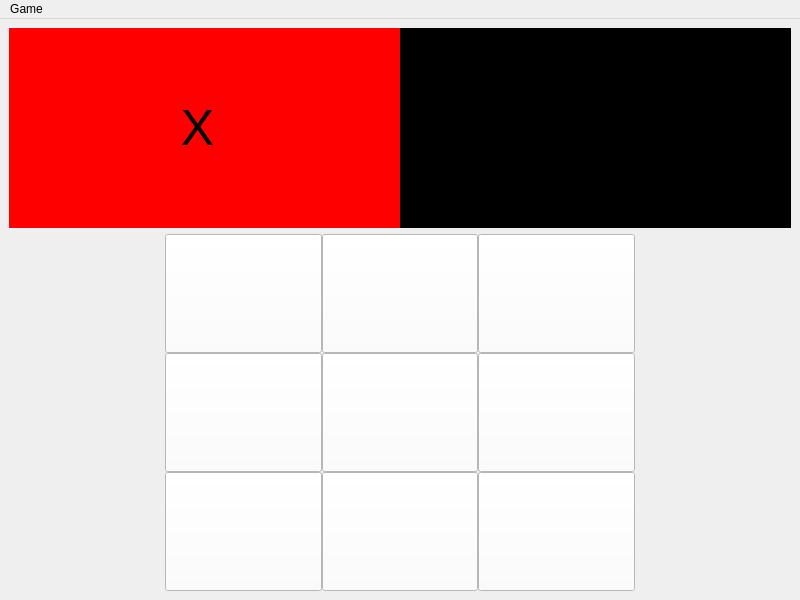
<?xml version="1.0" encoding="UTF-8"?>
<ui version="4.0">
 <class>tictactoe</class>
 <widget class="QMainWindow" name="tictactoe">
  <property name="geometry">
   <rect>
    <x>0</x>
    <y>0</y>
    <width>800</width>
    <height>600</height>
   </rect>
  </property>
  <property name="windowTitle">
   <string>tictactoe</string>
  </property>
  <widget class="QWidget" name="centralwidget">
   <layout class="QVBoxLayout" name="verticalLayout">
    <item>
     <layout class="QHBoxLayout" name="horizontalLayout_4">
      <property name="spacing">
       <number>0</number>
      </property>
      <property name="sizeConstraint">
       <enum>QLayout::SetMinimumSize</enum>
      </property>
      <item>
       <widget class="QLabel" name="X_Turn">
        <property name="sizePolicy">
         <sizepolicy hsizetype="Expanding" vsizetype="Fixed">
          <horstretch>0</horstretch>
          <verstretch>0</verstretch>
         </sizepolicy>
        </property>
        <property name="minimumSize">
         <size>
          <width>200</width>
          <height>200</height>
         </size>
        </property>
        <property name="styleSheet">
         <string notr="true">background-color: red;
color: black;
font-size: 50px;</string>
        </property>
        <property name="text">
         <string>X </string>
        </property>
        <property name="textFormat">
         <enum>Qt::RichText</enum>
        </property>
        <property name="alignment">
         <set>Qt::AlignCenter</set>
        </property>
        <property name="textInteractionFlags">
         <set>Qt::NoTextInteraction</set>
        </property>
       </widget>
      </item>
      <item>
       <widget class="QLabel" name="O_Turn">
        <property name="sizePolicy">
         <sizepolicy hsizetype="Expanding" vsizetype="Fixed">
          <horstretch>0</horstretch>
          <verstretch>0</verstretch>
         </sizepolicy>
        </property>
        <property name="minimumSize">
         <size>
          <width>200</width>
          <height>200</height>
         </size>
        </property>
        <property name="autoFillBackground">
         <bool>false</bool>
        </property>
        <property name="styleSheet">
         <string notr="true">background-color:black;
color: black;
font-size: 50px;</string>
        </property>
        <property name="text">
         <string>O</string>
        </property>
        <property name="textFormat">
         <enum>Qt::RichText</enum>
        </property>
        <property name="alignment">
         <set>Qt::AlignCenter</set>
        </property>
        <property name="textInteractionFlags">
         <set>Qt::NoTextInteraction</set>
        </property>
       </widget>
      </item>
     </layout>
    </item>
    <item>
     <layout class="QGridLayout" name="gridLayout">
      <property name="sizeConstraint">
       <enum>QLayout::SetFixedSize</enum>
      </property>
      <property name="spacing">
       <number>0</number>
      </property>
      <item row="1" column="1">
       <widget class="QPushButton" name="a2_Button">
        <property name="sizePolicy">
         <sizepolicy hsizetype="MinimumExpanding" vsizetype="MinimumExpanding">
          <horstretch>0</horstretch>
          <verstretch>0</verstretch>
         </sizepolicy>
        </property>
        <property name="styleSheet">
         <string notr="true">background-color: white;
font-size: 50px</string>
        </property>
        <property name="text">
         <string> </string>
        </property>
       </widget>
      </item>
      <item row="0" column="3">
       <widget class="QPushButton" name="c3_Button">
        <property name="sizePolicy">
         <sizepolicy hsizetype="MinimumExpanding" vsizetype="MinimumExpanding">
          <horstretch>0</horstretch>
          <verstretch>0</verstretch>
         </sizepolicy>
        </property>
        <property name="styleSheet">
         <string notr="true">background-color: white;
font-size: 50px</string>
        </property>
        <property name="text">
         <string> </string>
        </property>
       </widget>
      </item>
      <item row="1" column="3">
       <widget class="QPushButton" name="c2_Button">
        <property name="sizePolicy">
         <sizepolicy hsizetype="MinimumExpanding" vsizetype="MinimumExpanding">
          <horstretch>0</horstretch>
          <verstretch>0</verstretch>
         </sizepolicy>
        </property>
        <property name="minimumSize">
         <size>
          <width>0</width>
          <height>0</height>
         </size>
        </property>
        <property name="styleSheet">
         <string notr="true">background-color: white;
font-size: 50px</string>
        </property>
        <property name="text">
         <string> </string>
        </property>
       </widget>
      </item>
      <item row="2" column="3">
       <widget class="QPushButton" name="c1_Button">
        <property name="sizePolicy">
         <sizepolicy hsizetype="MinimumExpanding" vsizetype="MinimumExpanding">
          <horstretch>0</horstretch>
          <verstretch>0</verstretch>
         </sizepolicy>
        </property>
        <property name="styleSheet">
         <string notr="true">background-color: white;
font-size: 50px</string>
        </property>
        <property name="text">
         <string> </string>
        </property>
        <property name="iconSize">
         <size>
          <width>50</width>
          <height>50</height>
         </size>
        </property>
        <property name="checkable">
         <bool>false</bool>
        </property>
        <property name="checked">
         <bool>false</bool>
        </property>
       </widget>
      </item>
      <item row="2" column="1">
       <widget class="QPushButton" name="a1_Button">
        <property name="sizePolicy">
         <sizepolicy hsizetype="MinimumExpanding" vsizetype="MinimumExpanding">
          <horstretch>0</horstretch>
          <verstretch>0</verstretch>
         </sizepolicy>
        </property>
        <property name="styleSheet">
         <string notr="true">background-color: white;
font-size: 50px</string>
        </property>
        <property name="text">
         <string> </string>
        </property>
       </widget>
      </item>
      <item row="0" column="1">
       <widget class="QPushButton" name="a3_Button">
        <property name="sizePolicy">
         <sizepolicy hsizetype="MinimumExpanding" vsizetype="MinimumExpanding">
          <horstretch>0</horstretch>
          <verstretch>0</verstretch>
         </sizepolicy>
        </property>
        <property name="styleSheet">
         <string notr="true">background-color: white;
font-size: 50px</string>
        </property>
        <property name="text">
         <string notr="true"> </string>
        </property>
       </widget>
      </item>
      <item row="0" column="2">
       <widget class="QPushButton" name="b3_Button">
        <property name="sizePolicy">
         <sizepolicy hsizetype="MinimumExpanding" vsizetype="MinimumExpanding">
          <horstretch>0</horstretch>
          <verstretch>0</verstretch>
         </sizepolicy>
        </property>
        <property name="styleSheet">
         <string notr="true">background-color: white;
font-size: 50px</string>
        </property>
        <property name="text">
         <string> </string>
        </property>
       </widget>
      </item>
      <item row="1" column="2">
       <widget class="QPushButton" name="b2_Button">
        <property name="sizePolicy">
         <sizepolicy hsizetype="MinimumExpanding" vsizetype="MinimumExpanding">
          <horstretch>0</horstretch>
          <verstretch>0</verstretch>
         </sizepolicy>
        </property>
        <property name="styleSheet">
         <string notr="true">background-color: white;
font-size: 50px</string>
        </property>
        <property name="text">
         <string> </string>
        </property>
       </widget>
      </item>
      <item row="1" column="0">
       <spacer name="leftSpacer">
        <property name="orientation">
         <enum>Qt::Horizontal</enum>
        </property>
        <property name="sizeHint" stdset="0">
         <size>
          <width>40</width>
          <height>20</height>
         </size>
        </property>
       </spacer>
      </item>
      <item row="1" column="4">
       <spacer name="rightSpacer">
        <property name="orientation">
         <enum>Qt::Horizontal</enum>
        </property>
        <property name="sizeHint" stdset="0">
         <size>
          <width>40</width>
          <height>20</height>
         </size>
        </property>
       </spacer>
      </item>
      <item row="2" column="2">
       <widget class="QPushButton" name="b1_Button">
        <property name="sizePolicy">
         <sizepolicy hsizetype="MinimumExpanding" vsizetype="MinimumExpanding">
          <horstretch>0</horstretch>
          <verstretch>0</verstretch>
         </sizepolicy>
        </property>
        <property name="styleSheet">
         <string notr="true">background-color: white;
font-size: 50px</string>
        </property>
        <property name="text">
         <string> </string>
        </property>
       </widget>
      </item>
      <item row="0" column="0">
       <spacer name="horizontalSpacer">
        <property name="orientation">
         <enum>Qt::Horizontal</enum>
        </property>
        <property name="sizeHint" stdset="0">
         <size>
          <width>40</width>
          <height>20</height>
         </size>
        </property>
       </spacer>
      </item>
      <item row="2" column="0">
       <spacer name="horizontalSpacer_2">
        <property name="orientation">
         <enum>Qt::Horizontal</enum>
        </property>
        <property name="sizeHint" stdset="0">
         <size>
          <width>40</width>
          <height>20</height>
         </size>
        </property>
       </spacer>
      </item>
      <item row="0" column="4">
       <spacer name="horizontalSpacer_3">
        <property name="orientation">
         <enum>Qt::Horizontal</enum>
        </property>
        <property name="sizeHint" stdset="0">
         <size>
          <width>40</width>
          <height>20</height>
         </size>
        </property>
       </spacer>
      </item>
      <item row="2" column="4">
       <spacer name="horizontalSpacer_4">
        <property name="orientation">
         <enum>Qt::Horizontal</enum>
        </property>
        <property name="sizeHint" stdset="0">
         <size>
          <width>40</width>
          <height>20</height>
         </size>
        </property>
       </spacer>
      </item>
     </layout>
    </item>
   </layout>
  </widget>
  <widget class="QMenuBar" name="menubar">
   <property name="geometry">
    <rect>
     <x>0</x>
     <y>0</y>
     <width>800</width>
     <height>25</height>
    </rect>
   </property>
   <widget class="QMenu" name="menuGame">
    <property name="title">
     <string>Game</string>
    </property>
    <addaction name="actionRestart_game"/>
   </widget>
   <addaction name="menuGame"/>
  </widget>
  <action name="actionRestart_game">
   <property name="text">
    <string>Restart game</string>
   </property>
  </action>
 </widget>
 <resources/>
 <connections/>
</ui>
